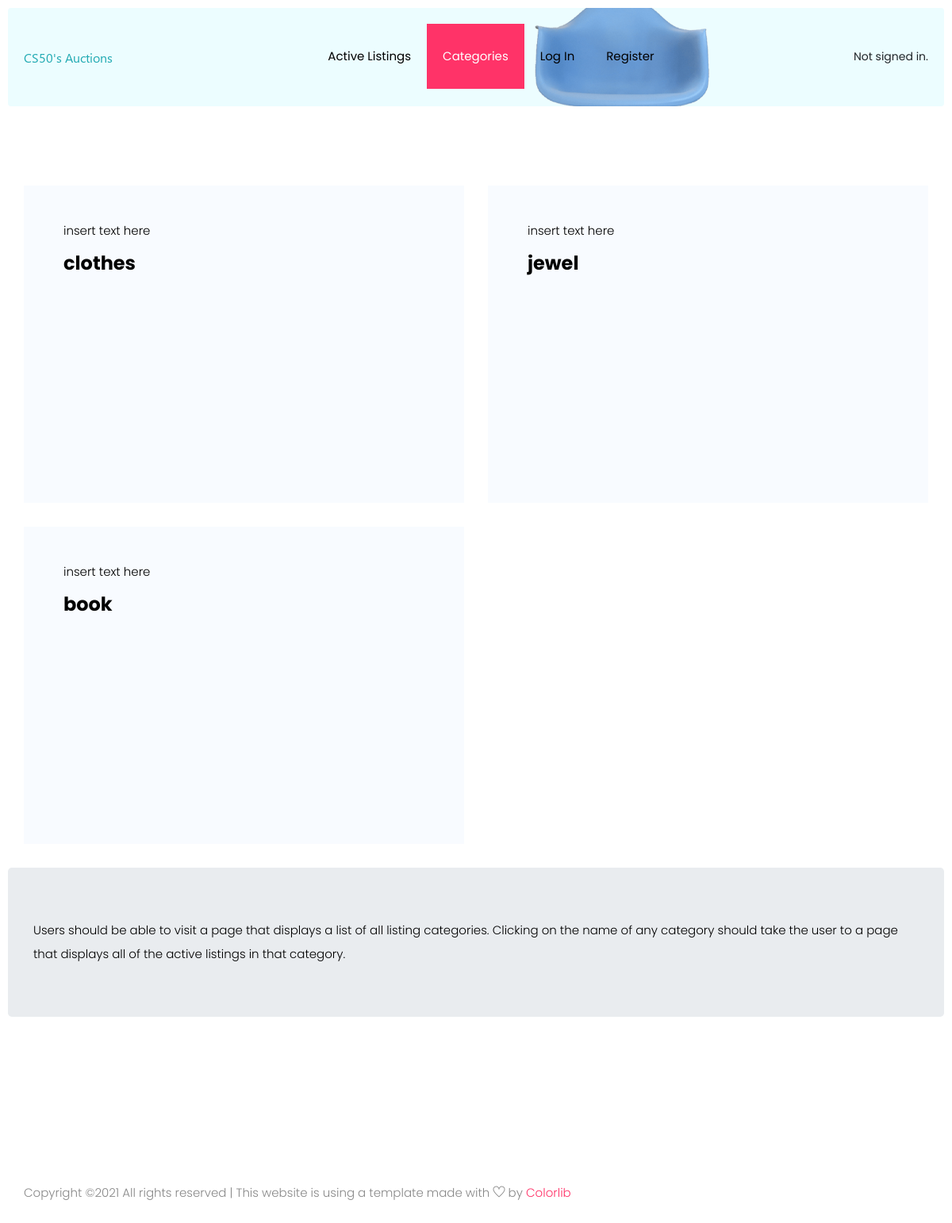
/categorie, run on the app's committed database.
### auctions/models.py (models this page shows)
class Categorie(models.Model):
    description = models.CharField(max_length=64)
    def __str__(self):
        return f"{self.description}"

### auctions/views.py (the view)
# urls.py: path("categorie", views.categorie, name="categorie"),
def categorie(request):
    categories = Categorie.objects.all()
    return render(request, "auctions/categorie.html",{
        "categories" : categories
    })

### auctions/templates/auctions/categorie.html (shortened to what this page needs)
{% extends "auctions/layout.html" %}
{% block body %}
    <section class="feature_part padding_top">
        <div class="container">
            <div class="row align-items-center justify-content-between">
                {% for categorie in categories %}
                    <div class="col-6">
                        <div class="single_feature_post_text">
                            <p>insert text here</p>
                            <h3>{{ categorie }}</h3>
                        </div>
                    </div>
                {% endfor %}
            </div>
        </div>
    </section>
    <div class="jumbotron">
        <p>Users should be able to visit a page that displays a list of all listing categories.
        Clicking on the name of any category should take the user to a page that displays all of the active listings in that category.</p>
    </div>
{% endblock %}

### auctions/static/auctions/styles.css (style rules this page uses)
body { padding: 10px; }

### data on the page
Categorie: description "clothes"
Categorie: description "jewel"
Categorie: description "book"
